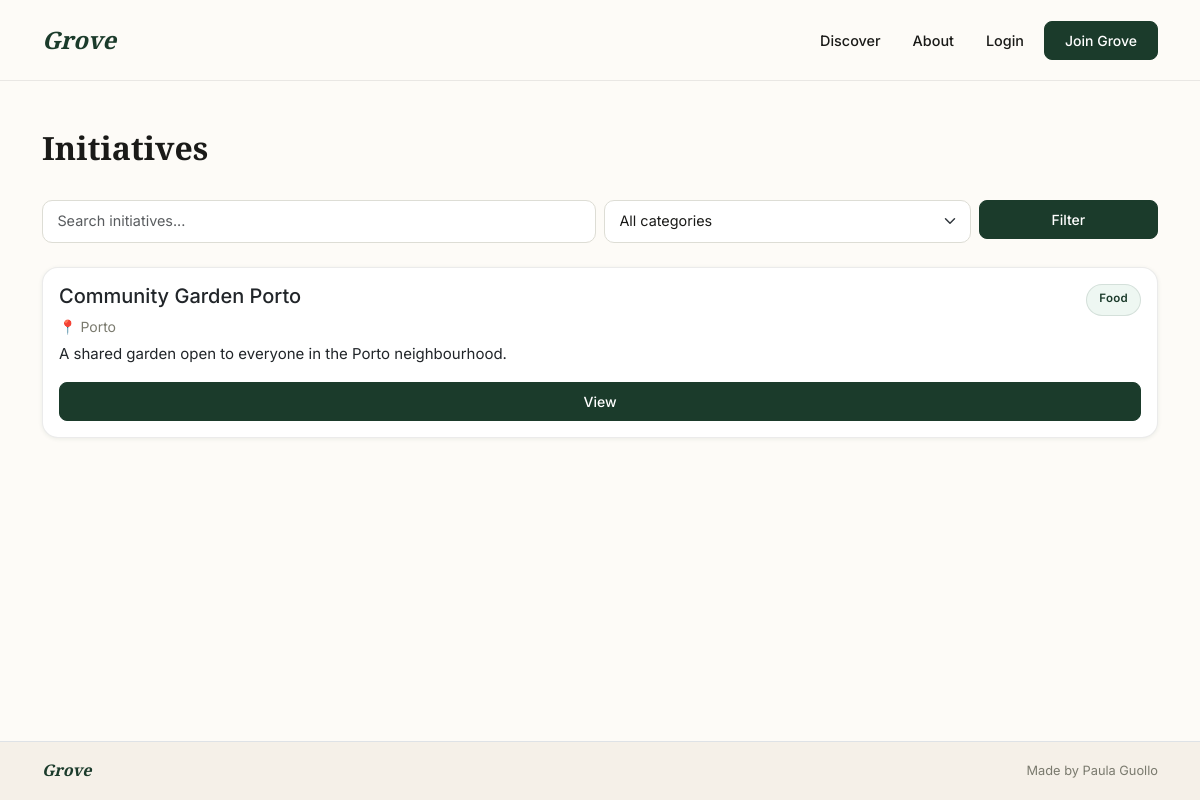
The app's page /initiatives/index.php with its own data.
### tables this page shows
CREATE TABLE initiatives (
    id_initiative INT AUTO_INCREMENT PRIMARY KEY,
    title VARCHAR(150) NOT NULL,
    description TEXT,
    location VARCHAR(150),
    impact_description VARCHAR(255),
    created_at DATETIME DEFAULT CURRENT_TIMESTAMP,
    id_user INT NOT NULL,
    id_category INT NOT NULL,
    FOREIGN KEY (id_user) REFERENCES users(id_user),
    FOREIGN KEY (id_category) REFERENCES categories(id_category)
);

CREATE TABLE categories (
    id_category INT AUTO_INCREMENT PRIMARY KEY,
    name VARCHAR(100) NOT NULL
);

### config/db.php (called while the page is built, shortened)
<?php
class Database
{
    private $servername = "localhost";
    private $username = "root";
    private $password = "";
    private $dbname = "grove";
    private function connect()
    {
        return new PDO("mysql:host=" . $this->servername . ";dbname=" . $this->dbname . ";charset=utf8", $this->username, $this->password);
    }
    public function fetchQuery($sql, $params = [])
    {
        try {
            $pdo = $this->connect();
            $pdo->setAttribute(PDO::ATTR_ERRMODE, PDO::ERRMODE_EXCEPTION);
            $stmt = $pdo->prepare($sql);
            $stmt->execute($params);
            $results = $stmt->fetchAll(PDO::FETCH_CLASS);
            return ['status' => 'success', 'data' => $results];
        } catch (PDOException $e) {
            return ['status' => 'error', 'data' => $e->getMessage()];
        }
    }
}
?>

### initiatives/index.php (the view, shortened to what this page needs)
<?php
require_once '../config/db.php';
require_once '../includes/header.php';
$db = new Database();
$where = "WHERE 1=1";
$params = [];
$sql = "SELECT initiatives.*, users.name AS author, categories.name AS category
        FROM initiatives
        JOIN users ON initiatives.id_user = users.id_user
        JOIN categories ON initiatives.id_category = categories.id_category
        $where
        ORDER BY initiatives.created_at DESC";
$result = $db->fetchQuery($sql, $params);
$initiatives = $result['status'] === 'success' ? $result['data'] : [];
?>
<div class="container mt-5">
    <div class="d-flex justify-content-between align-items-center mb-4">
        <h2>Initiatives</h2>
    </div>
    <form method="GET" class="mb-4">
        <div class="row g-2">
            <div class="col-md-6">
                <input type="text" name="search" class="form-control" placeholder="Search initiatives..." value="<?= htmlspecialchars($_GET['search'] ?? '') ?>">
            </div>
            <div class="col-md-4">
                <select name="id_category" class="form-select">
                    <option value="">All categories</option>
                </select>
            </div>
            <div class="col-md-2">
                <button type="submit" class="btn btn-primary w-100">Filter</button>
            </div>
        </div>
    </form>
    <?php if (empty($initiatives)): ?>
        <p class="text-muted">No initiatives found.</p>
    <?php else: ?>
        <?php foreach ($initiatives as $initiative): ?>
            <div class="card p-3">
                <div class="d-flex justify-content-between">
                    <h5><?= htmlspecialchars($initiative->title) ?></h5>
                    <span class="badge-category"><?= htmlspecialchars($initiative->category) ?></span>
                </div>
                <p class="text-muted mb-1">📍 <?= htmlspecialchars($initiative->location) ?></p>
                <p><?= htmlspecialchars($initiative->description) ?></p>
                <a href="detail.php?id=<?= $initiative->id_initiative ?>" class="btn btn-sm btn-primary">View</a>
            </div>
        <?php endforeach; ?>
    <?php endif; ?>
</div>
<?php require_once '../includes/footer.php'; ?>

### assets/css/style.css (style rules this page uses)
:root { --color-primary: #1B3B2B; --color-primary-mid: #1D9E75; --color-primary-light: #EEF7F2; --color-background: #FDFBF7; --color-surface: #FFFFFF; --color-surface-warm: #F5F0E8; --color-text: #1a1a18; --color-text-muted: #7a7a6e; --color-border: rgba(0,0,0,0.08); --color-shadow: rgba(27,59,43,0.08); --color-badge-bg: #EEF7F2; --color-badge-text: #1B3B2B; --border-radius-card: 16px; --border-radius-badge: 20px; --border-radius-btn: 8px; }
body { background-color: var(--color-background); color: var(--color-text); font-family: 'Inter', sans-serif; font-size: 15px; line-height: 1.6; }
.card { background-color: var(--color-surface); border: 1px solid var(--color-border); border-radius: var(--border-radius-card); box-shadow: 0 1px 4px var(--color-shadow); margin-bottom: 1.25rem; transition: box-shadow 0.2s, transform 0.2s; }
.btn { border-radius: var(--border-radius-btn); font-weight: 500; font-size: 0.875rem; padding: 0.5rem 1.25rem; transition: all 0.15s; }
.btn-primary { background-color: var(--color-primary); border-color: var(--color-primary); color: #fff; }
.badge-category { background-color: var(--color-badge-bg); color: var(--color-badge-text); padding: 4px 12px; border-radius: var(--border-radius-badge); font-size: 0.72rem; font-weight: 600; letter-spacing: 0.3px; display: inline-block; border: 1px solid rgba(27,59,43,0.12); }
.form-control, .form-select { border-radius: 10px; border: 1px solid #ddddd5; font-size: 0.9rem; padding: 0.6rem 0.9rem; background-color: var(--color-surface); color: var(--color-text); transition: border-color 0.15s, box-shadow 0.15s; }
.text-muted { color: var(--color-text-muted) !important; font-size: 0.875rem; }
h2, h3, h4 { font-family: 'Playfair Display', Georgia, serif; font-weight: 700; }
main, .container { flex: 1; }

### records on screen
initiatives: title "Community Garden Porto", id_category.name "Food", location "Porto", description "A shared garden open to everyone in the Porto neighbourhood."
